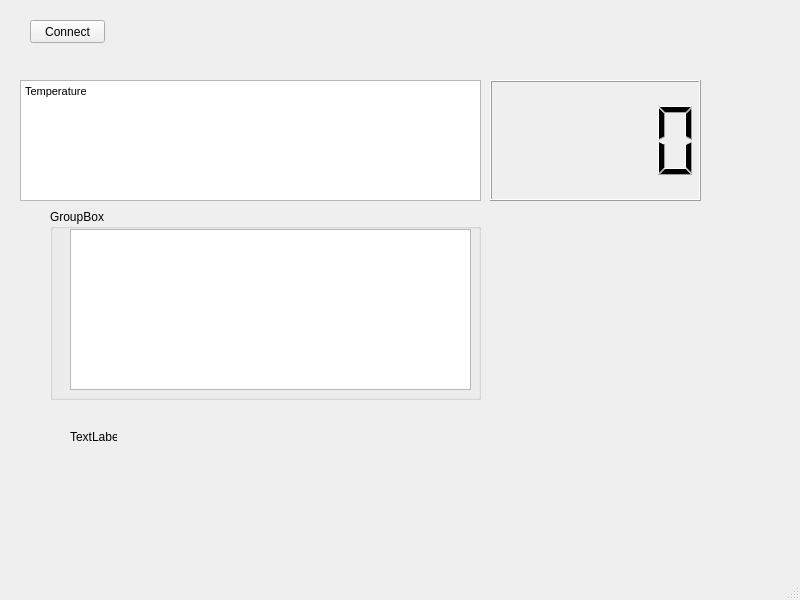
<?xml version="1.0" encoding="UTF-8"?>
<ui version="4.0">
 <class>Sensor</class>
 <widget class="QMainWindow" name="Sensor">
  <property name="geometry">
   <rect>
    <x>0</x>
    <y>0</y>
    <width>800</width>
    <height>600</height>
   </rect>
  </property>
  <property name="windowTitle">
   <string>Sensor</string>
  </property>
  <widget class="QWidget" name="centralwidget">
   <widget class="QTextBrowser" name="TempLabel">
    <property name="geometry">
     <rect>
      <x>20</x>
      <y>80</y>
      <width>461</width>
      <height>121</height>
     </rect>
    </property>
    <property name="html">
     <string>&lt;!DOCTYPE HTML PUBLIC &quot;-//W3C//DTD HTML 4.0//EN&quot; &quot;http://www.w3.org/TR/REC-html40/strict.dtd&quot;&gt;
&lt;html&gt;&lt;head&gt;&lt;meta name=&quot;qrichtext&quot; content=&quot;1&quot; /&gt;&lt;style type=&quot;text/css&quot;&gt;
p, li { white-space: pre-wrap; }
&lt;/style&gt;&lt;/head&gt;&lt;body style=&quot; font-family:'MS Shell Dlg 2'; font-size:8.25pt; font-weight:400; font-style:normal;&quot;&gt;
&lt;p style=&quot; margin-top:0px; margin-bottom:0px; margin-left:0px; margin-right:0px; -qt-block-indent:0; text-indent:0px;&quot;&gt;Temperature&lt;/p&gt;&lt;/body&gt;&lt;/html&gt;</string>
    </property>
   </widget>
   <widget class="QLCDNumber" name="lcdNumberTemp">
    <property name="geometry">
     <rect>
      <x>490</x>
      <y>80</y>
      <width>211</width>
      <height>121</height>
     </rect>
    </property>
   </widget>
   <widget class="QPushButton" name="connect">
    <property name="geometry">
     <rect>
      <x>30</x>
      <y>20</y>
      <width>75</width>
      <height>23</height>
     </rect>
    </property>
    <property name="text">
     <string>Connect</string>
    </property>
   </widget>
   <widget class="QGroupBox" name="groupBox">
    <property name="geometry">
     <rect>
      <x>50</x>
      <y>209</y>
      <width>431</width>
      <height>191</height>
     </rect>
    </property>
    <property name="title">
     <string>GroupBox</string>
    </property>
    <widget class="QTextEdit" name="TextEdit">
     <property name="geometry">
      <rect>
       <x>20</x>
       <y>20</y>
       <width>401</width>
       <height>161</height>
      </rect>
     </property>
    </widget>
   </widget>
   <widget class="QWidget" name="widget_2" native="true">
    <property name="geometry">
     <rect>
      <x>530</x>
      <y>240</y>
      <width>161</width>
      <height>80</height>
     </rect>
    </property>
   </widget>
   <widget class="QLabel" name="label">
    <property name="geometry">
     <rect>
      <x>70</x>
      <y>430</y>
      <width>47</width>
      <height>13</height>
     </rect>
    </property>
    <property name="text">
     <string>TextLabel</string>
    </property>
   </widget>
  </widget>
  <widget class="QMenuBar" name="menubar">
   <property name="geometry">
    <rect>
     <x>0</x>
     <y>0</y>
     <width>800</width>
     <height>21</height>
    </rect>
   </property>
  </widget>
  <widget class="QStatusBar" name="statusbar"/>
 </widget>
 <resources/>
 <connections/>
</ui>
